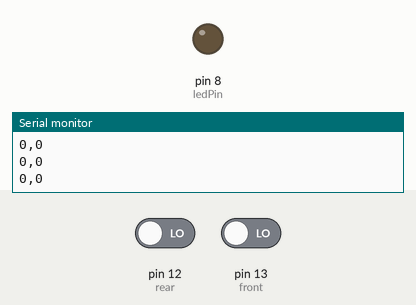
Simulated run of this sketch. Board: Arduino Uno, built with avr-gcc and run on an emulated ATmega328P. Parts: output pins drawn as LEDs (lit = HIGH), the last lines printed to the serial monitor. Inputs (shaded band) come from the test bench; at power-on: pin 13 (front) LOW, pin 12 (rear) LOW.

Above: at 1.2 s.
1.3 s: pin 13 (front) driven HIGH
At 1.6 s:
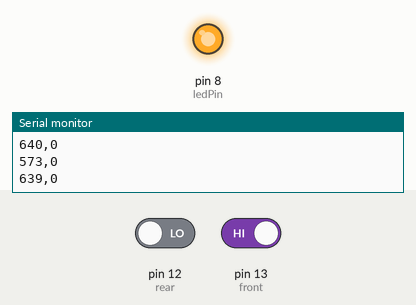
2.8 s: pin 13 (front) driven LOW
At 3.8 s:
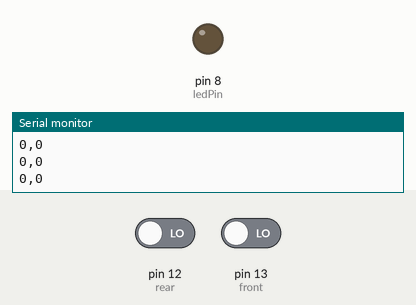
4.3 s: pin 12 (rear) driven HIGH
At 5.2 s:
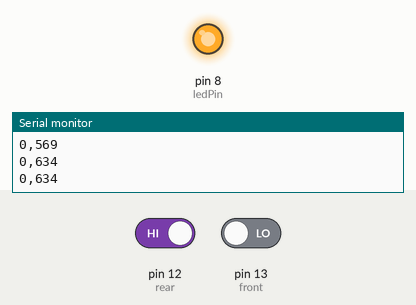
Timing chart, 0 to 7.3 s (numbered marks = the images above; inputs shaded):
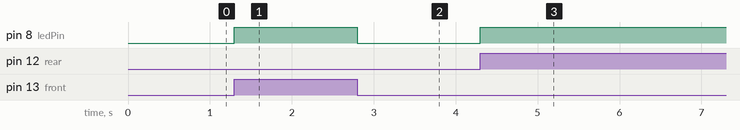

Measured:
- after the input at 1.3 s, pin 8 (ledPin): LOW → HIGH at once
- after the input at 2.8 s, pin 8 (ledPin): HIGH → LOW at once
- after the input at 4.3 s, pin 8 (ledPin): LOW → HIGH at once

The sketch:

tilt_reader.ino
```cpp
//  Author: Niki Hrovatin
//  e-mail: niki.hrovatin@famnit.upr.si
//  Date: 08.08.2022
//  Activity detector developed on the workshop Koper-IoT-2022 held at InnoRenewCoe in Izola.


int ledPin = 8;         // global variable - defines the pin number
int front = 13;
int rear = 12;
int val_front = 0;
int val_rear = 0;
int delta_bucket = 10; //millis
int count_front=0;
int count_rear=0;

void setup() {
  Serial.begin(9600);
  // put your setup code here, to run once:
  pinMode(ledPin, OUTPUT);        // sets the digital pin as output
  pinMode(front, INPUT);        // sets the digital pin as in
  pinMode(rear, INPUT);        // sets the digital pin as in
}

void loop() {

  collect_data();
  //Serial.print("front:");
  Serial.print(count_front);
  Serial.print(",");
  Serial.println(count_rear);


}

//for each sensor count the number of times the signal is HIGH in 10ms
//when the signal is HIGH open also the LED attached to the breadboard

void collect_data(){
  long int t1 = millis();
  long int t2 = millis();
  count_front=0;
  count_rear=0;
  while(t1+delta_bucket>t2){
    val_front = digitalRead(front);
    val_rear = digitalRead(rear);
    if(val_front == 1 || val_rear == 1 ){ // just open the LED
      digitalWrite(ledPin, HIGH);     // 5V
      if(val_front == 1){
        count_front++;
      }
      if(val_rear == 1){
        count_rear++;
      }
    }else{
      digitalWrite(ledPin, LOW);      // 0V
    }
    t2 = millis();
  }
}
```
